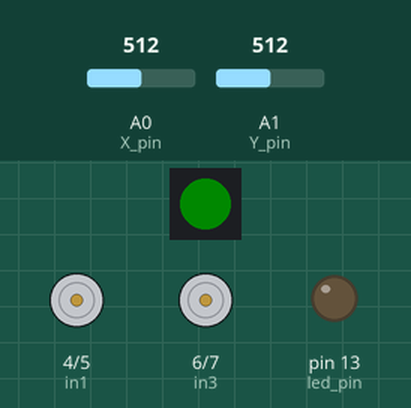
Bench run of a sketch on a simulated Arduino Uno, built with avr-gcc and run on an emulated ATmega328P. Shown: 1 RGB LEDs in strip order, left to right, motor-driver pin pairs drawn as motors (green arrow = first pin HIGH = forward, orange = second pin HIGH = backward, longer = more drive, scaled by the enable pin), output pins drawn as LEDs (lit = HIGH). The inputs (shaded band) are chosen by the test bench; at power-on: A0 (X_pin) = 512, A1 (Y_pin) = 512. Dim RGB values are drawn brighter than linear.

Above: at 7.7 s.
7.8 s: A0 (X_pin) set to 588
9.3 s: A0 (X_pin) set to 610
At 10.3 s:
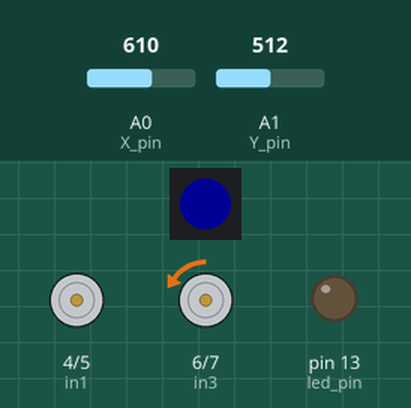
10.8 s: A1 (Y_pin) set to 610
At 11.5 s:
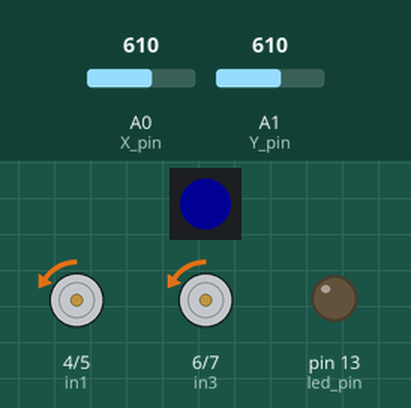
12.3 s: A1 (Y_pin) set to 716
At 12.6 s:
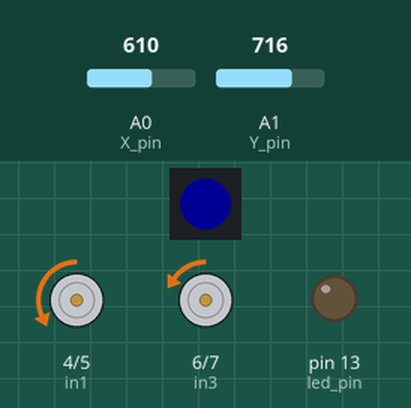
13.8 s: A0 (X_pin) set to 590
At 15.0 s:
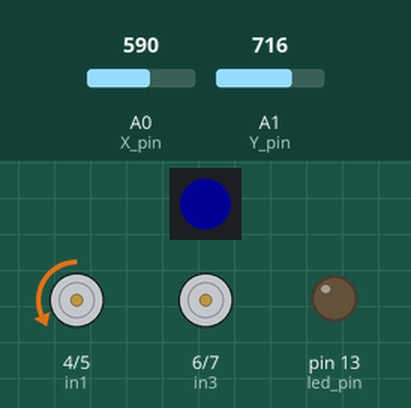
15.3 s: A1 (Y_pin) set to 900
At 16.1 s:
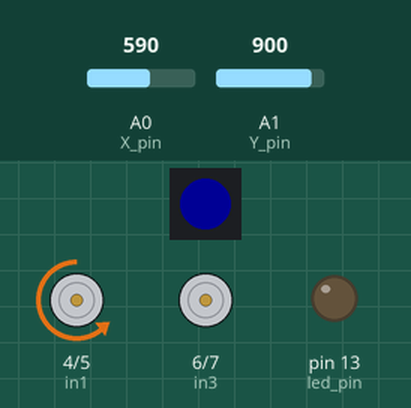
Timing chart, 0 to 17.8 s (numbered marks = the images above; inputs shaded):
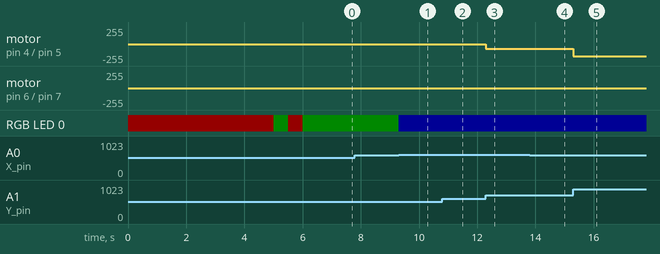

Measured:
- the behaviour switches between 600 and 601 on A0 (X_pin) (found by bisection; images 0 and 1)
- after the input at 7.8 s, every drawn part: stays the same
- after the input at 9.3 s, motor on pin 6 (in3) / pin 7 (in4): stopped → backward 6/255 at once; RGB LED 0: RGB(0, 10, 0) → RGB(0, 0, 20) at once
- after the input at 10.8 s, motor on pin 4 (in1) / pin 5 (in2): stopped → backward 6/255 at once
- after the input at 12.3 s, motor on pin 4 (in1) / pin 5 (in2): backward 6/255 → backward 69/255 at once
- after the input at 13.8 s, motor on pin 6 (in3) / pin 7 (in4): backward 6/255 → stopped at once
- after the input at 15.3 s, motor on pin 4 (in1) / pin 5 (in2): backward 69/255 → backward 180/255 at once

The sketch:

v0.4.ino
```cpp
  ///Teleskop Motor Steuerung///
 ///Telescope motor control ///
/// Meade telescope v0.4   ///

#include "FastLED.h"

#define LED_COUNT 1
#define LED_PIN 12
#define enA 9
#define in1 4
#define in2 5
#define enB 10
#define in3 6
#define in4 7

CRGB leds[LED_COUNT];

int motorSpeedA = 0;
int motorSpeedB = 0;


  //Arduino pin numbers
const int SW_pin = 2; //digital pin connected to switch output
const int X_pin = 0; //analog pin connected to X output
const int Y_pin = 1; //analog pin connected to Y output
const int led_pin = 13;//led data pin


void setup() {

  //motor setup
    pinMode(enA, OUTPUT);
    pinMode(enB, OUTPUT);
    pinMode(in1, OUTPUT);
    pinMode(in2, OUTPUT);
    pinMode(in3, OUTPUT);
    pinMode(in4, OUTPUT);

  //led setup
    pinMode(SW_pin, INPUT);
    pinMode(led_pin, OUTPUT);
    digitalWrite(SW_pin, HIGH);
  //Serial.begin(115200); //UNCOMMENT FOR DEBUG
    FastLED.addLeds<NEOPIXEL, LED_PIN>(leds, LED_COUNT);
    FastLED.setBrightness(20);
  //"Boot Animation" makes it look more professional
    leds[0] = CRGB::Red;
    FastLED.show();
    delay(5000);
    leds[0] = CRGB::Green;
    FastLED.show();
    delay(500);
    leds[0] = CRGB::Red;
    FastLED.show();
    delay(500);
    leds[0] = CRGB::Green;
    FastLED.show();
    delay(500);
}

void loop() {

  //////////////////////////////////
  //Uncomment below for monitoring//
  //////////////////////////////////
  //serial monitoring
    //Serial.print(digitalRead(SW_pin));
    //Serial.print("\n");
    //Serial.print("X-axis: ");
    //Serial.print(analogRead(X_pin));
    //Serial.print("\n");
    //Serial.print("Y-axis: ");
    //Serial.println(analogRead(Y_pin));
    //Serial.print("\n\n");

    //motor status
      //Serial.print("Alt Motor: ");{
      //if ((digitalRead(in1)== (HIGH) && (digitalRead(in2) == (LOW))))
      //   Serial.print("UP");
      //else if ((((digitalRead(in2)== (HIGH) && (digitalRead(in1) == (LOW))))))
      //  Serial.print("DOWN");

// Serial.print(digitalRead(in1));
  //  Serial.print("X-axis: ");
   // Serial.print(analogRead(X_pin));
   // Serial.print("X-axis: ");
   // Serial.print(analogRead(X_pin));
  //  Serial.print("X-axis: ");

  ////////////////////////////////////
  //STOP UNCOMMENTING HERE FOR DEBUG//
  ////////////////////////////////////


  //motor control loop
    int xAxis = analogRead(A0); // Read Joysticks X-axis
    int yAxis = analogRead(A1); // Read Joysticks Y-axis

  //Y-axis forward and backward control (alt motor)
    if (yAxis < 420) {

  //set Motor A backward
    digitalWrite(in1, HIGH);
    digitalWrite(in2, LOW);


  //convert the Y-axis readings to PWM value
    motorSpeedA = map(yAxis, 420, 0, 0, 255);
      }

    else if (yAxis > 600) {


  //set Motor A forward
    digitalWrite(in1, LOW);
    digitalWrite(in2, HIGH);


  //convert the Y-axis readings to PWM value
    motorSpeedA = map(yAxis, 600, 1023, 0, 255);
      }

  //X-axis forward and backward control (z motor)
    if (xAxis < 420) {


  //set Motor B backward
    digitalWrite(in3, HIGH);
    digitalWrite(in4, LOW);


  //convert X-axis readings to PWM value
    motorSpeedB = map(xAxis, 420, 0, 0, 255);
      }


    else if (xAxis > 600) {


  //set Motor B forward
    digitalWrite(in3, LOW);
    digitalWrite(in4, HIGH);


  //convert X-axis readings to PWM value
    motorSpeedB = map(xAxis, 600, 1023, 0, 255);
      }


  //no input motors off
    else {
    motorSpeedB = 0;
      }

  //buzz prevent
    if (motorSpeedA < 1) {
        motorSpeedA = 0;
      }
    if (motorSpeedB < 1) {
      motorSpeedB = 0;
      }
    analogWrite(enA, motorSpeedA);// Send PWM signal to motor A
    analogWrite(enB, motorSpeedB);// Send PWM signal to motor B
{
  //status led
    if ((analogRead(X_pin) > 600) || (analogRead(X_pin) < 420) || (analogRead(Y_pin) > 600) || (analogRead(Y_pin) < 420))
  {
    leds[0] = CRGB::Blue;
    FastLED.show();

  }
    else
  {
    leds[0] = CRGB::Green;
    FastLED.show();
    delay(50);
  }
}
}
```
